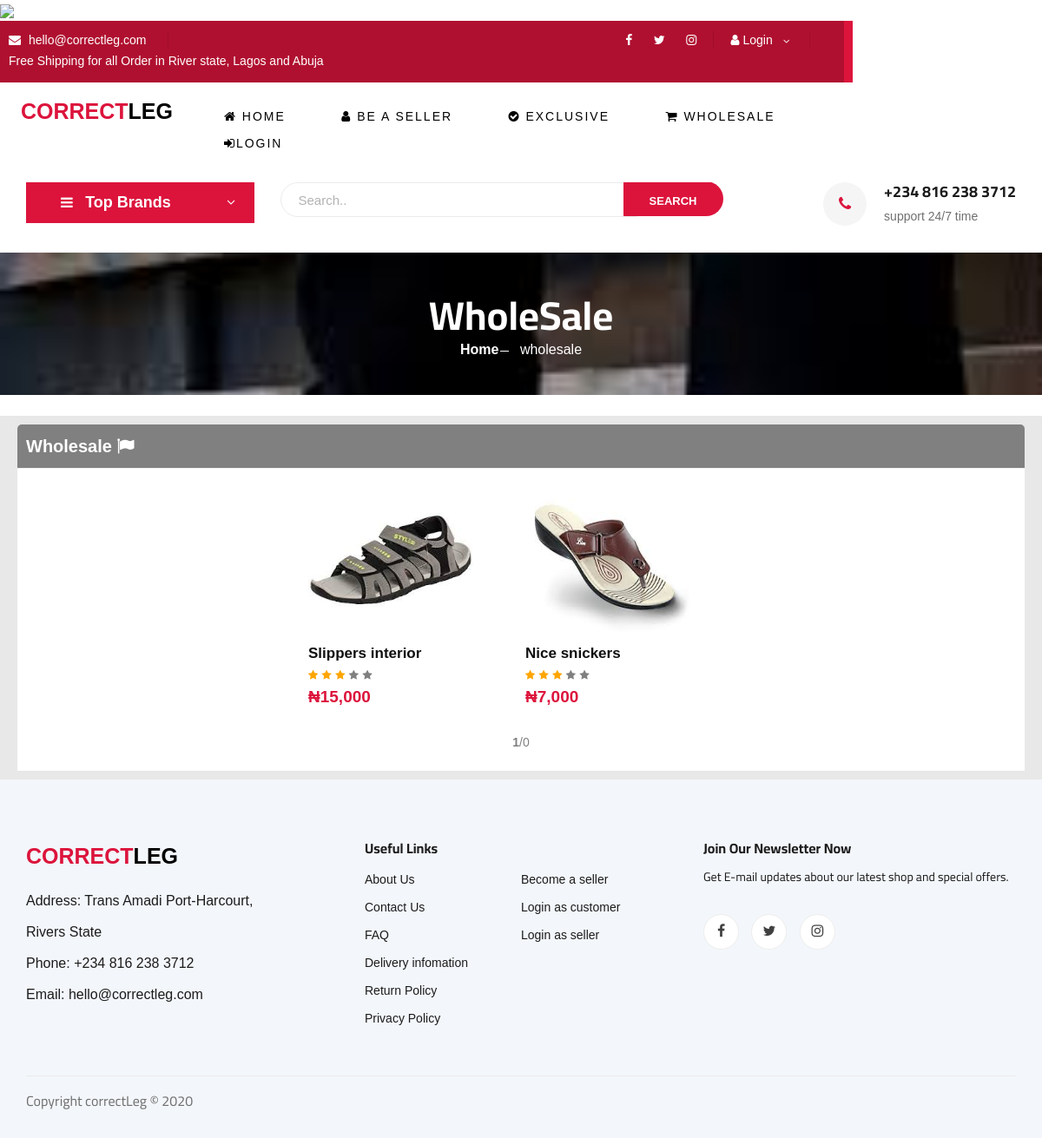
The app's page /wholesale.php with its own data.
### tables this page shows
CREATE TABLE `wholesaleproduct` (
  `id` int(11) NOT NULL,
  `uniqueid` varchar(500) NOT NULL,
  `sellerid` varchar(500) NOT NULL,
  `name` varchar(500) NOT NULL,
  `description` varchar(500) NOT NULL,
  `image1` varchar(500) NOT NULL,
  `image2` varchar(500) NOT NULL,
  `image3` varchar(500) NOT NULL,
  `itemisfor` varchar(500) NOT NULL,
  `itemtype` varchar(500) NOT NULL,
  `size` varchar(500) NOT NULL,
  `brandname` varchar(500) NOT NULL,
  `price_per_dozen` varchar(500) NOT NULL,
  `price_per_set` varchar(500) NOT NULL,
  `howmany_per_set` varchar(500) NOT NULL,
  `time` varchar(500) NOT NULL,
  `date` varchar(500) NOT NULL,
  `status` varchar(500) NOT NULL,
  `productcode` varchar(500) NOT NULL
);

### classes/database.class.php (called while the page is built, shortened)
<?php
class Database
{
    public $dbservername = 'localhost';
    public $dbusername = 'root';
    public $dbpassword = '';
    public $dbname = 'correctleg1';
    public $conn;
    public function __construct()
    {
        $this->conn = mysqli_connect($this->dbservername, $this->dbusername, $this->dbpassword, $this->dbname);
    }
    public function setQuery($query)
    {
        $this->sql = $query;
        $result = mysqli_query($this->conn, $this->sql);
        return $result;
    }
}
$db = new Database();

### wholesale.php (the view, shortened to what this page needs)
<?php
include 'dbconn.php';
include 'classes/database.class.php';
include 'classes/products.class.php';
?>
<!DOCTYPE html>
<html lang="zxx">
<head>
    <link rel="stylesheet" href="css/bootstrap.min.css" type="text/css">
    <link rel="stylesheet" href="css/font-awesome.min.css" type="text/css">
    <link rel="stylesheet" href="css/elegant-icons.css" type="text/css">
    <link rel="stylesheet" href="css/nice-select.css" type="text/css">
    <link rel="stylesheet" href="css/jquery-ui.min.css" type="text/css">
    <link rel="stylesheet" href="css/owl.carousel.min.css" type="text/css">
    <link rel="stylesheet" href="css/slicknav.min.css" type="text/css">
    <link rel="stylesheet" href="css/style.css" type="text/css">
    <link rel="stylesheet" href="css/mystyle.css" type="text/css">
    <link rel="stylesheet" href="css/components.css" type="text/css">
</head>
<body>
    <?php include 'header.php'; ?>
    <section class="breadcrumb-section set-bg" data-setbg="img/footbanner1.jpg">
        <div class="container">
            <div class="row">
                <div class="col-lg-12 text-center">
                    <div class="breadcrumb__text">
                        <h2>WholeSale</h2>
                        <div class="breadcrumb__option">
                            <a href="./">Home</a>
                            <span>wholesale</span>
                        </div>
                    </div>
                </div>
            </div>
        </div>
    </section>
    <?php
    if (!isset($_GET['page'])) {
        $page = 1;
    } else {
        $page = $_GET['page'];
    }
    $limit = 20;
    $previous_limits = ($page * $limit) - $limit;
    $result = $db->setQuery("SELECT * FROM wholesaleproduct WHERE status='active' ORDER BY RAND() LIMIT $previous_limits, $limit;");
    $numrows = mysqli_num_rows($result);
    if ($numrows != 0) {
    ?>
        <br>
        <section class="product-component">
            <div class="component-title" style="background-color:grey;color:white;">Wholesale <i class="fa fa-flag"></i></div>
            <div class="component-container">
                <?php
                while ($row = mysqli_fetch_assoc($result)) {
                    if ($row['price_per_dozen'] == "empty") {
                        $price = $row['price_per_set'];
                    } else {
                        $price = $row['price_per_dozen'];
                    }
                ?>
                    <a href="wholesale-product?i=<?php echo $row['uniqueid']; ?>" class="box">
                        <div class="centered-div">
                            <img src="<?php echo $row['image1']; ?>" alt="image">
                        </div>
                        <div class="product-name"><?php echo $row['name']; ?></div>
                        <div class="stars-container">
                            <i class="fa fa-star star active"></i>
                            <i class="fa fa-star star active"></i>
                            <i class="fa fa-star star active"></i>
                            <i class="fa fa-star star"></i>
                            <i class="fa fa-star star"></i>
                        </div>
                        <div class="product-price">
                            <span class="new-price"><span>&#8358</span><?php echo number_format($price); ?></span>
                        </div>
                    </a>
                <?php
                }
                ?>
                <div class="pagination-component">
                </div>
            </div>
        </section>
    <?php
    } else {
        echo "<br><div class='alert alert-info' style='width:90%;margin:auto;text-align:center;'>No Wholesale products yet!</div>";
    }
    ?>
    <?php include 'footer.php'; ?>
</body>
</html>

### css/style.css (style rules this page uses)
html, body { height: 100%; font-family: "Montserrat", sans-serif; -webkit-font-smoothing: antialiased; -o-font-smoothing: antialiased; -moz-font-smoothing: antialiased; font-smoothing: antialiased; }
h1, h2, h3, h4, h5, h6 { margin: 0; color: #111111; font-weight: 400; font-family: "Cairo", sans-serif; }
* { margin: 0; }
h2 { font-size: 36px; }
img { max-width: 100%; }
.set-bg { background-repeat: no-repeat; background-size: cover; background-position: top center; }
.breadcrumb-section { display: flex; align-items: center; padding: 45px 0 40px; }
.breadcrumb__text h2 { font-size: 46px; color: #ffffff; font-weight: 700; }
.breadcrumb__option a { display: inline-block; font-size: 16px; color: #ffffff; font-weight: 700; margin-right: 20px; position: relative; }
.breadcrumb__option a:after { position: absolute; right: -12px; top: 13px; height: 1px; width: 10px; background: #ffffff; content: ""; }
.breadcrumb__option span { display: inline-block; font-size: 16px; color: #ffffff; }
@media only screen and (min-width: 1200px) { .container { max-width: 1170px; } }
.centered-div { width: 100%; display: flex; justify-content: center; }

### css/components.css (style rules this page uses)
@media only screen and (min-width: 690px) { .product-component { width: 100%; background-color: #e8e8e8; padding: 10px 20px; } }
@media only screen and (min-width: 690px) { .product-component .component-title { width: 100%; background-color: white; color: black; font-size: 20px; font-weight: bold; border-bottom: 1px solid #eee; padding: 10px 10px; border-radius: 5px 5px 0px 0px; } }
@media only screen and (min-width: 690px) { .product-component .component-container { width: 100%; background-color: white; padding: 10px 10px; display: flex; flex-flow: row wrap; justify-content: center; } }
@media only screen and (min-width: 690px) { .product-component .component-container .box { width: 200px; display: block; background-color: white; margin-bottom: 10px; padding: 10px 5px; transition: 0.3s ease; position: relative; margin-right: 50px; } }
@media only screen and (min-width: 690px) { .product-component .component-container .box .centered-div { background-repeat: no-repeat; background-image: radial-gradient( circle 16px, white 99%, transparent 0 ), linear-gradient(white 0px, transparent 0), linear-gradient(#eee 100%, transparent 0); width: 100%; height: 170px; } }
@media only screen and (min-width: 690px) { .product-component .component-container .box .centered-div img { width: 100%; height: auto; } }
@media only screen and (min-width: 690px) { .product-component .component-container .box .product-name { width: 100%; font-size: 17px; color: #111; font-weight: 600; margin-top: 10px; } }
@media only screen and (min-width: 690px) { .product-component .component-container .box .stars-container { width: 100%; } }
@media only screen and (min-width: 690px) { .product-component .component-container .box .stars-container .star { font-size: 12px; color: grey; display: inline-block; } }
@media only screen and (min-width: 690px) { .product-component .component-container .box .stars-container .star.active { color: orange; } }
@media only screen and (min-width: 690px) { .product-component .component-container .box .product-price { width: 100%; } }
@media only screen and (min-width: 690px) { .product-component .component-container .box .product-price .new-price { font-weight: 600; font-size: 19px; color: crimson; } }
@media only screen and (min-width: 690px) { .pagination-component { width: 100%; text-align: center; height: 40px; padding: 5px; } }

### wholesale.php (style rules this page uses)
* { margin: 0; padding: 0; }

### records on screen
wholesaleproduct: image1 (picture), name "Slippers interior", price_per_dozen "15,000"
wholesaleproduct: image1 (picture), name "Nice snickers", price_per_set "7,000"

### other values on screen
$page "1"
$number_of_pages "0"
